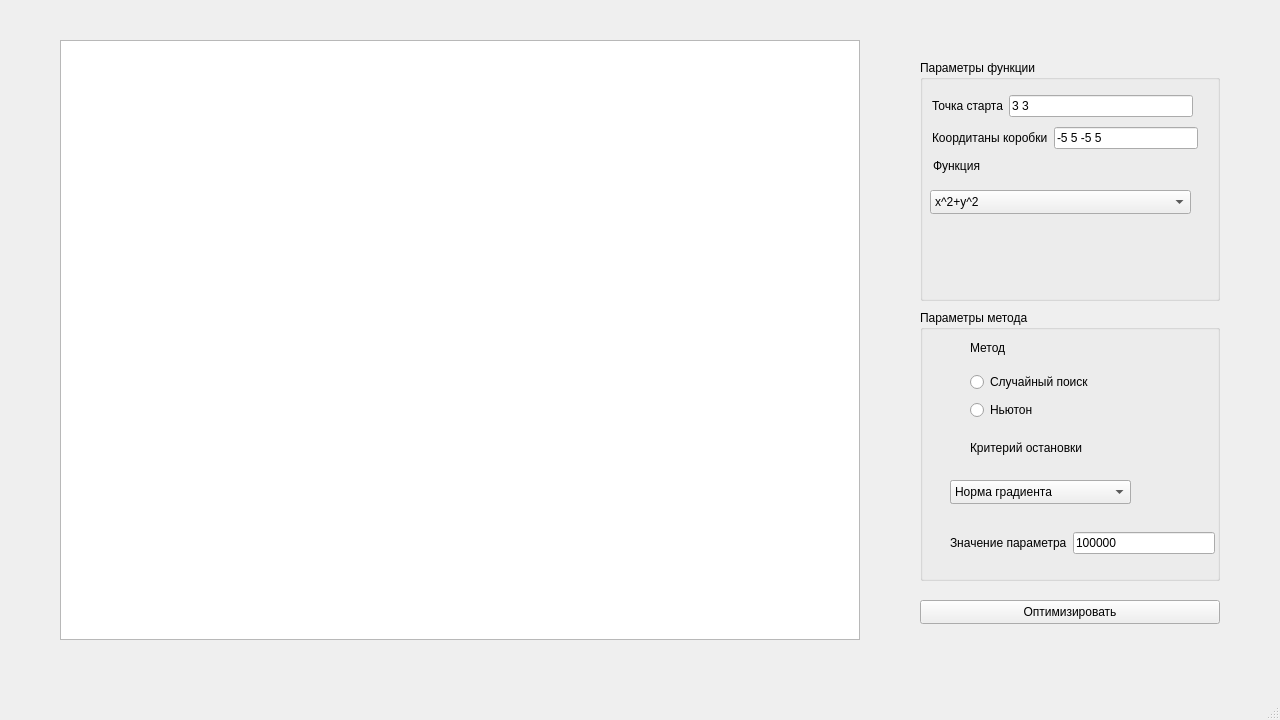
<?xml version="1.0" encoding="UTF-8"?>
<ui version="4.0">
 <class>MainWindow</class>
 <widget class="QMainWindow" name="MainWindow">
  <property name="geometry">
   <rect>
    <x>0</x>
    <y>0</y>
    <width>1280</width>
    <height>720</height>
   </rect>
  </property>
  <property name="minimumSize">
   <size>
    <width>600</width>
    <height>600</height>
   </size>
  </property>
  <property name="windowTitle">
   <string>MainWindow</string>
  </property>
  <widget class="QWidget" name="centralwidget">
   <widget class="QPushButton" name="OptimizeButton">
    <property name="geometry">
     <rect>
      <x>920</x>
      <y>600</y>
      <width>300</width>
      <height>24</height>
     </rect>
    </property>
    <property name="minimumSize">
     <size>
      <width>300</width>
      <height>0</height>
     </size>
    </property>
    <property name="maximumSize">
     <size>
      <width>300</width>
      <height>16777215</height>
     </size>
    </property>
    <property name="text">
     <string>Оптимизировать</string>
    </property>
   </widget>
   <widget class="QGroupBox" name="groupBox">
    <property name="geometry">
     <rect>
      <x>920</x>
      <y>60</y>
      <width>300</width>
      <height>241</height>
     </rect>
    </property>
    <property name="minimumSize">
     <size>
      <width>300</width>
      <height>0</height>
     </size>
    </property>
    <property name="maximumSize">
     <size>
      <width>300</width>
      <height>16777215</height>
     </size>
    </property>
    <property name="title">
     <string>Параметры функции</string>
    </property>
    <widget class="QWidget" name="layoutWidget_3">
     <property name="geometry">
      <rect>
       <x>12</x>
       <y>33</y>
       <width>261</width>
       <height>26</height>
      </rect>
     </property>
     <layout class="QHBoxLayout" name="horizontalLayout_3">
      <item>
       <widget class="QLabel" name="label_4">
        <property name="text">
         <string>Точка старта</string>
        </property>
       </widget>
      </item>
      <item>
       <widget class="QLineEdit" name="StartField">
        <property name="text">
         <string>3 3</string>
        </property>
       </widget>
      </item>
     </layout>
    </widget>
    <widget class="QWidget" name="layoutWidget_4">
     <property name="geometry">
      <rect>
       <x>12</x>
       <y>65</y>
       <width>266</width>
       <height>26</height>
      </rect>
     </property>
     <layout class="QHBoxLayout" name="horizontalLayout_4">
      <item>
       <widget class="QLabel" name="label_5">
        <property name="text">
         <string>Коордитаны коробки</string>
        </property>
       </widget>
      </item>
      <item>
       <widget class="QLineEdit" name="AreaField">
        <property name="text">
         <string>-5 5 -5 5</string>
        </property>
       </widget>
      </item>
     </layout>
    </widget>
    <widget class="QComboBox" name="FunctionSelect">
     <property name="geometry">
      <rect>
       <x>10</x>
       <y>130</y>
       <width>261</width>
       <height>24</height>
      </rect>
     </property>
     <item>
      <property name="text">
       <string>x^2+y^2</string>
      </property>
     </item>
     <item>
      <property name="text">
       <string>(1-x)^2+100(y-x^2)^2</string>
      </property>
     </item>
    </widget>
    <widget class="QLabel" name="label_6">
     <property name="geometry">
      <rect>
       <x>13</x>
       <y>98</y>
       <width>55</width>
       <height>16</height>
      </rect>
     </property>
     <property name="text">
      <string>Функция</string>
     </property>
    </widget>
   </widget>
   <widget class="QGroupBox" name="groupBox_2">
    <property name="geometry">
     <rect>
      <x>920</x>
      <y>310</y>
      <width>300</width>
      <height>271</height>
     </rect>
    </property>
    <property name="minimumSize">
     <size>
      <width>300</width>
      <height>0</height>
     </size>
    </property>
    <property name="maximumSize">
     <size>
      <width>300</width>
      <height>16777215</height>
     </size>
    </property>
    <property name="title">
     <string>Параметры метода</string>
    </property>
    <widget class="QWidget" name="layoutWidget_5">
     <property name="geometry">
      <rect>
       <x>50</x>
       <y>60</y>
       <width>138</width>
       <height>52</height>
      </rect>
     </property>
     <layout class="QVBoxLayout" name="verticalLayout_2">
      <item>
       <widget class="QRadioButton" name="RandomSearch">
        <property name="text">
         <string>Случайный поиск</string>
        </property>
       </widget>
      </item>
      <item>
       <widget class="QRadioButton" name="Newton">
        <property name="text">
         <string>Ньютон</string>
        </property>
       </widget>
      </item>
     </layout>
    </widget>
    <widget class="QLabel" name="label_7">
     <property name="geometry">
      <rect>
       <x>50</x>
       <y>30</y>
       <width>58</width>
       <height>16</height>
      </rect>
     </property>
     <property name="text">
      <string>Метод</string>
     </property>
    </widget>
    <widget class="QLabel" name="label_8">
     <property name="geometry">
      <rect>
       <x>50</x>
       <y>130</y>
       <width>141</width>
       <height>16</height>
      </rect>
     </property>
     <property name="text">
      <string>Критерий остановки</string>
     </property>
    </widget>
    <widget class="QComboBox" name="comboBox_RS">
     <property name="geometry">
      <rect>
       <x>30</x>
       <y>170</y>
       <width>181</width>
       <height>24</height>
      </rect>
     </property>
     <item>
      <property name="text">
       <string>Число итераций</string>
      </property>
     </item>
     <item>
      <property name="text">
       <string>Итерации улучшение</string>
      </property>
     </item>
    </widget>
    <widget class="QComboBox" name="comboBox_N">
     <property name="geometry">
      <rect>
       <x>30</x>
       <y>170</y>
       <width>181</width>
       <height>24</height>
      </rect>
     </property>
     <item>
      <property name="text">
       <string>Норма градиента</string>
      </property>
     </item>
     <item>
      <property name="text">
       <string>Норма разности последних точек</string>
      </property>
     </item>
     <item>
      <property name="text">
       <string>Норма отношения</string>
      </property>
     </item>
     <item>
      <property name="text">
       <string>Число итераций</string>
      </property>
     </item>
    </widget>
    <widget class="QWidget" name="">
     <property name="geometry">
      <rect>
       <x>30</x>
       <y>220</y>
       <width>265</width>
       <height>26</height>
      </rect>
     </property>
     <layout class="QHBoxLayout" name="horizontalLayout">
      <item>
       <widget class="QLabel" name="label">
        <property name="text">
         <string>Значение параметра</string>
        </property>
       </widget>
      </item>
      <item>
       <widget class="QLineEdit" name="lineEdit">
        <property name="text">
         <string>100000</string>
        </property>
       </widget>
      </item>
     </layout>
    </widget>
   </widget>
   <widget class="QGraphicsView" name="graphicsView">
    <property name="geometry">
     <rect>
      <x>60</x>
      <y>40</y>
      <width>800</width>
      <height>600</height>
     </rect>
    </property>
    <property name="minimumSize">
     <size>
      <width>800</width>
      <height>600</height>
     </size>
    </property>
    <property name="maximumSize">
     <size>
      <width>800</width>
      <height>600</height>
     </size>
    </property>
   </widget>
  </widget>
  <widget class="QMenuBar" name="menubar">
   <property name="geometry">
    <rect>
     <x>0</x>
     <y>0</y>
     <width>1280</width>
     <height>21</height>
    </rect>
   </property>
  </widget>
  <widget class="QStatusBar" name="statusbar"/>
 </widget>
 <resources/>
 <connections/>
</ui>
